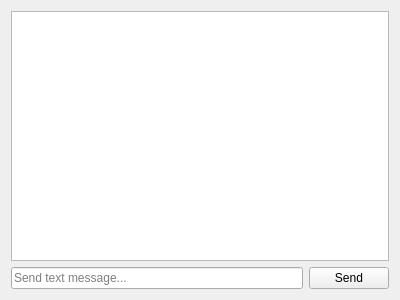
<?xml version="1.0" encoding="UTF-8"?>
<ui version="4.0">
 <class>InstantMessagingWidget</class>
 <widget class="QWidget" name="InstantMessagingWidget">
  <property name="geometry">
   <rect>
    <x>0</x>
    <y>0</y>
    <width>400</width>
    <height>300</height>
   </rect>
  </property>
  <property name="sizePolicy">
   <sizepolicy hsizetype="Expanding" vsizetype="Fixed">
    <horstretch>0</horstretch>
    <verstretch>0</verstretch>
   </sizepolicy>
  </property>
  <property name="windowTitle">
   <string/>
  </property>
  <layout class="QVBoxLayout" name="verticalLayout">
   <item>
    <widget class="QListView" name="messageOutput">
     <property name="wordWrap">
      <bool>true</bool>
     </property>
    </widget>
   </item>
   <item>
    <layout class="QHBoxLayout" name="horizontalLayout">
     <property name="topMargin">
      <number>0</number>
     </property>
     <item>
      <widget class="QLineEdit" name="messageInput">
       <property name="placeholderText">
        <string>Send text message...</string>
       </property>
       <property name="clearButtonEnabled">
        <bool>true</bool>
       </property>
      </widget>
     </item>
     <item>
      <widget class="QPushButton" name="sendButton">
       <property name="text">
        <string>Send</string>
       </property>
       <property name="icon">
        <iconset resource="ressources.qrc">
         <normaloff>:/images/arrow-right.png</normaloff>:/images/arrow-right.png</iconset>
       </property>
      </widget>
     </item>
    </layout>
   </item>
  </layout>
 </widget>
 <resources>
  <include location="ressources.qrc"/>
 </resources>
 <connections/>
</ui>
